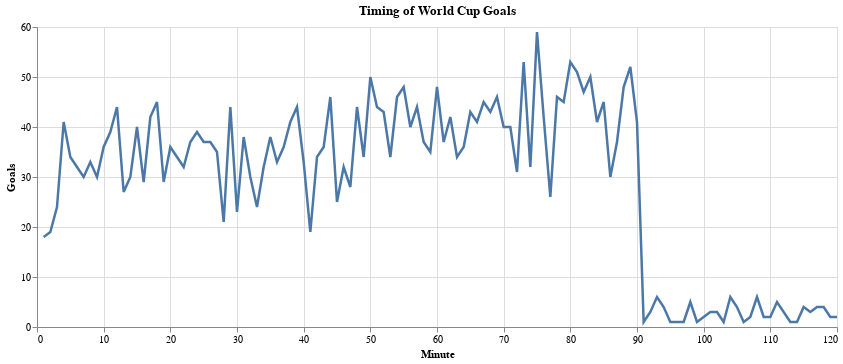

The code cell stored with this chart in its notebook:
### Markdown cell above
# Visualization 3: Timing of World Cup Goals

We will replicate the following visualization: <br>
<img src="https://raw.githubusercontent.com/grill/SI649-hw-interaction/main/linegoal.png?raw=true" alt="drawing" width="500"/>

**Description of the visualization (static):**
*   Use *df_goals* for this exercise
*   This visualization has 4 components: **line chart**, **vertical line**, **points** and **texts** 

**Description of the visualization (interactive):**
1. Enable zooming and panning along the x-axis. (The gif below only displays the line chart.) <br>
<img src="https://raw.githubusercontent.com/grill/SI649-hw-interaction/main/linegoal_zoom.gif?raw=true" alt="drawing" width="500"/>
2. Display a vertical line that moves with the mouse. This will require you to add additional chart component(let's call it **vLine**). <br>
<img src="https://raw.githubusercontent.com/grill/SI649-hw-interaction/main/linegoal_moveline.gif?raw=true" alt="drawing" width="500"/>
3. Display the intersection of the **vLine** with the **line chart** as 1 circle (let's call this circle **intersection dot**). 
4. When hovering over this **intersection dot**, display *how many goals were scored this minute* in text label.   <br>
<img src="https://raw.githubusercontent.com/grill/SI649-hw-interaction/main/linegoal_points.gif?raw=true" alt="drawing" width="500"/>

### Code cell
#TODO: replicate vis3

df_minute_agg = df_goals.groupby("minute").size().reset_index(name="Goals")
df_minute_agg['minute'] = df_minute_agg['minute'].astype(int)
# Create a selection for zooming and panning across the x-axis
scale = alt.selection_interval(bind='scales', encodings=['x'])

# Create a selection and condition for the vertical line, annotation dots, and text annotations
nearest = alt.selection_point(on='mouseover', encodings=['x'], nearest=True, empty=False)
opacityCondition = alt.condition(nearest, alt.value(1), alt.value(0))

# Create the base chart and filter to All polls
base3 = alt.Chart(df_minute_agg).mark_line(size=2.5
).encode(
    alt.X('minute:Q', axis=alt.Axis(labels=True, title="Minute", grid=True, tickCount=alt.TickCount(10))),
    y='Goals:Q',
).add_params(scale).properties(
    title='Timing of World Cup Goals'
)

# Static line chart

# Vertical line
selectors = alt.Chart(df_minute_agg).mark_point().encode(
    x='minute:Q',
    opacity=alt.value(0),
).add_params(
    nearest
)

rules = alt.Chart(df_minute_agg).mark_rule(size=4, color='lightgray').encode(
    x='minute:Q'
).transform_filter(
    nearest
)
#interaction dots
points = base3.mark_point(size=90).encode(
    opacity= opacityCondition  
)
#interaction text labels
text = base3.mark_text(fontSize=14, align='left', dx=7, color="lightgray"
).encode(
    text=alt.condition(nearest, 'Goals:Q', alt.value(' '), format='.2f')
)
#Put them all together
final_viz3 = alt.layer(
    base3, selectors, points, rules, text
).properties(
    width=800, height=300
)

final_viz3

### Figure 1 — Vega-Lite specification as saved in the notebook (floating-point values rounded to 4 significant figures)
{"$schema": "https://vega.github.io/schema/vega-lite/v5.20.1.json", "config": {"view": {"continuousHeight": 300, "continuousWidth": 300}}, "data": {"name": "data-f6ba08bd0aa20cd3545e1def78bb403e"}, "datasets": {"data-f6ba08bd0aa20cd3545e1def78bb403e": [{"Goals": 18, "minute": 1}, {"Goals": 19, "minute": 2}, {"Goals": 24, "minute": 3}, {"Goals": 41, "minute": 4}, {"Goals": 34, "minute": 5}, {"Goals": 32, "minute": 6}, {"Goals": 30, "minute": 7}, {"Goals": 33, "minute": 8}, {"Goals": 30, "minute": 9}, {"Goals": 36, "minute": 10}, {"Goals": 39, "minute": 11}, {"Goals": 44, "minute": 12}, {"Goals": 27, "minute": 13}, {"Goals": 30, "minute": 14}, {"Goals": 40, "minute": 15}, {"Goals": 29, "minute": 16}, {"Goals": 42, "minute": 17}, {"Goals": 45, "minute": 18}, {"Goals": 29, "minute": 19}, {"Goals": 36, "minute": 20}, {"Goals": 34, "minute": 21}, {"Goals": 32, "minute": 22}, {"Goals": 37, "minute": 23}, {"Goals": 39, "minute": 24}, {"Goals": 37, "minute": 25}, {"Goals": 37, "minute": 26}, {"Goals": 35, "minute": 27}, {"Goals": 21, "minute": 28}, {"Goals": 44, "minute": 29}, {"Goals": 23, "minute": 30}, {"Goals": 38, "minute": 31}, {"Goals": 30, "minute": 32}, {"Goals": 24, "minute": 33}, {"Goals": 32, "minute": 34}, {"Goals": 38, "minute": 35}, {"Goals": 33, "minute": 36}, {"Goals": 36, "minute": 37}, {"Goals": 41, "minute": 38}, {"Goals": 44, "minute": 39}, {"Goals": 33, "minute": 40}, {"Goals": 19, "minute": 41}, {"Goals": 34, "minute": 42}, {"Goals": 36, "minute": 43}, {"Goals": 46, "minute": 44}, {"Goals": 25, "minute": 45}, {"Goals": 32, "minute": 46}, {"Goals": 28, "minute": 47}, {"Goals": 44, "minute": 48}, {"Goals": 34, "minute": 49}, {"Goals": 50, "minute": 50}, {"Goals": 44, "minute": 51}, {"Goals": 43, "minute": 52}, {"Goals": 34, "minute": 53}, {"Goals": 46, "minute": 54}, {"Goals": 48, "minute": 55}, {"Goals": 40, "minute": 56}, {"Goals": 44, "minute": 57}, {"Goals": 37, "minute": 58}, {"Goals": 35, "minute": 59}, {"Goals": 48, "minute": 60}, {"Goals": 37, "minute": 61}, {"Goals": 42, "minute": 62}, {"Goals": 34, "minute": 63}, {"Goals": 36, "minute": 64}, {"Goals": 43, "minute": 65}, {"Goals": 41, "minute": 66}, {"Goals": 45, "minute": 67}, {"Goals": 43, "minute": 68}, {"Goals": 46, "minute": 69}, {"Goals": 40, "minute": 70}, {"Goals": 40, "minute": 71}, {"Goals": 31, "minute": 72}, {"Goals": 53, "minute": 73}, {"Goals": 32, "minute": 74}, {"Goals": 59, "minute": 75}, {"Goals": 42, "minute": 76}, {"Goals": 26, "minute": 77}, {"Goals": 46, "minute": 78}, {"Goals": 45, "minute": 79}, {"Goals": 53, "minute": 80}, {"Goals": 51, "minute": 81}, {"Goals": 47, "minute": 82}, {"Goals": 50, "minute": 83}, {"Goals": 41, "minute": 84}, {"Goals": 45, "minute": 85}, {"Goals": 30, "minute": 86}, {"Goals": 37, "minute": 87}, {"Goals": 48, "minute": 88}, {"Goals": 52, "minute": 89}, {"Goals": 41, "minute": 90}, {"Goals": 1, "minute": 91}, {"Goals": 3, "minute": 92}, {"Goals": 6, "minute": 93}, {"Goals": 4, "minute": 94}, {"Goals": 1, "minute": 95}, {"Goals": 1, "minute": 96}, {"Goals": 1, "minute": 97}, {"Goals": 5, "minute": 98}, {"Goals": 1, "minute": 99}, {"Goals": 3, "minute": 101}, {"Goals": 3, "minute": 102}, {"Goals": 1, "minute": 103}, {"Goals": 6, "minute": 104}, {"Goals": 4, "minute": 105}, {"Goals": 1, "minute": 106}, {"Goals": 2, "minute": 107}, {"Goals": 6, "minute": 108}, {"Goals": 2, "minute": 109}, {"Goals": 2, "minute": 110}, {"Goals": 5, "minute": 111}, {"Goals": 1, "minute": 113}, {"Goals": 1, "minute": 114}, {"Goals": 4, "minute": 115}, {"Goals": 3, "minute": 116}, {"Goals": 4, "minute": 117}, {"Goals": 4, "minute": 118}, {"Goals": 2, "minute": 119}, {"Goals": 2, "minute": 120}]}, "height": 300, "layer": [{"encoding": {"x": {"axis": {"grid": true, "labels": true, "tickCount": 10, "title": "Minute"}, "field": "minute", "type": "quantitative"}, "y": {"field": "Goals", "type": "quantitative"}}, "mark": {"size": 2.5, "type": "line"}, "name": "view_64", "title": "Timing of World Cup Goals"}, {"encoding": {"opacity": {"value": 0}, "x": {"field": "minute", "type": "quantitative"}}, "mark": {"type": "point"}, "name": "view_65"}, {"encoding": {"opacity": {"condition": {"empty": false, "param": "param_52", "value": 1}, "value": 0}, "x": {"axis": {"grid": true, "labels": true, "tickCount": 10, "title": "Minute"}, "field": "minute", "type": "quantitative"}, "y": {"field": "Goals", "type": "quantitative"}}, "mark": {"size": 90, "type": "point"}, "title": "Timing of World Cup Goals"}, {"encoding": {"x": {"field": "minute", "type": "quantitative"}}, "mark": {"color": "lightgray", "size": 4, "type": "rule"}, "transform": [{"filter": {"empty": false, "param": "param_52"}}]}, {"encoding": {"text": {"condition": {"empty": false, "field": "Goals", "format": ".2f", "param": "param_52", "type": "quantitative"}, "value": " "}, "x": {"axis": {"grid": true, "labels": true, "tickCount": 10, "title": "Minute"}, "field": "minute", "type": "quantitative"}, "y": {"field": "Goals", "type": "quantitative"}}, "mark": {"align": "left", "color": "lightgray", "dx": 7, "fontSize": 14, "type": "text"}, "title": "Timing of World Cup Goals"}], "params": [{"bind": "scales", "name": "param_51", "select": {"encodings": ["x"], "type": "interval"}, "views": ["view_64"]}, {"name": "param_52", "select": {"encodings": ["x"], "nearest": true, "on": "mouseover", "type": "point"}, "views": ["view_65"]}], "width": 800}
